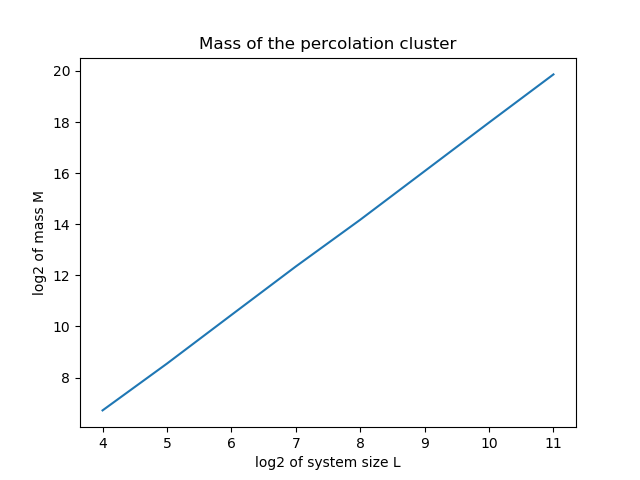

Write Python code to recreate this figure.
from pylab import *
from scipy.ndimage import measurements
from scipy.stats import linregress
from tqdm import tqdm

no_samples = 1000
pc = 0.59275
ks = np.array([k for k in range(4, 12)])
areas = np.zeros(len(ks))

for i, k in enumerate(ks):
    L = 2**k
    print("L=2**%d" % k)
    areaSum = 0.0
    percolations = 0.0
    for j in tqdm(range(no_samples)):
        r = rand(L,L)
        z = r < pc
        lw, num = measurements.label(z)
        area = measurements.sum(z, lw, index=arange(lw.max() + 1))
        areaImg = area[lw]
        sliced = measurements.find_objects(areaImg == areaImg.max())
    
        sliceX = sliced[0][1]
        sliceY = sliced[0][0]
        maxsize = max(sliceX.stop - sliceX.start, sliceY.stop - sliceY.start)
    
        if(maxsize == L):
            areaSum += area.max()
            percolations += 1
    
    areas[i] = areaSum / percolations

plt.plot(ks, np.log2(areas))
plt.title("Mass of the percolation cluster")
plt.xlabel("log2 of system size L")
plt.ylabel("log2 of mass M")
plt.savefig("mass_scaling.png")

D, lnc = linregress(ks, np.log2(areas))[:2]
print(D)
